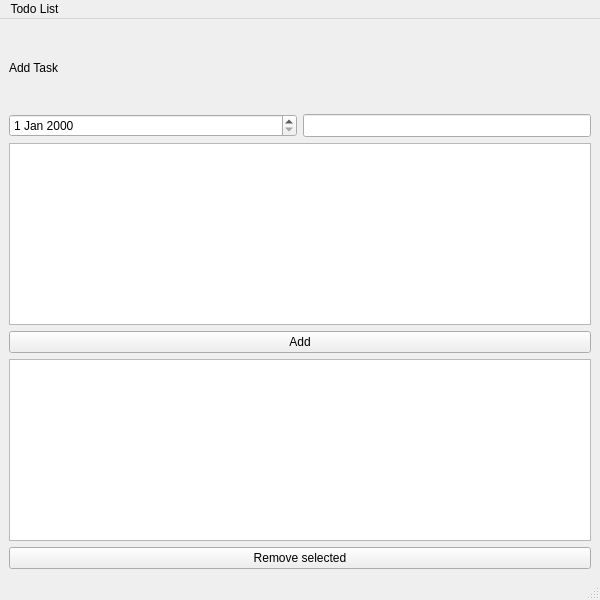
<?xml version="1.0" encoding="UTF-8"?>
<ui version="4.0">
 <class>MainWindow</class>
 <widget class="QMainWindow" name="MainWindow">
  <property name="geometry">
   <rect>
    <x>0</x>
    <y>0</y>
    <width>600</width>
    <height>600</height>
   </rect>
  </property>
  <property name="sizePolicy">
   <sizepolicy hsizetype="Expanding" vsizetype="Expanding">
    <horstretch>0</horstretch>
    <verstretch>0</verstretch>
   </sizepolicy>
  </property>
  <property name="windowTitle">
   <string>MainWindow</string>
  </property>
  <widget class="QWidget" name="centralwidget">
   <property name="sizePolicy">
    <sizepolicy hsizetype="Expanding" vsizetype="Expanding">
     <horstretch>0</horstretch>
     <verstretch>0</verstretch>
    </sizepolicy>
   </property>
   <layout class="QVBoxLayout" name="verticalLayout">
    <item>
     <layout class="QVBoxLayout" name="verticalLayout_3">
      <item>
       <layout class="QGridLayout" name="gridLayout">
        <item row="0" column="1">
         <widget class="QLabel" name="logoLabel">
          <property name="sizePolicy">
           <sizepolicy hsizetype="Expanding" vsizetype="Expanding">
            <horstretch>0</horstretch>
            <verstretch>0</verstretch>
           </sizepolicy>
          </property>
          <property name="minimumSize">
           <size>
            <width>50</width>
            <height>80</height>
           </size>
          </property>
          <property name="maximumSize">
           <size>
            <width>100</width>
            <height>160</height>
           </size>
          </property>
          <property name="pixmap">
           <pixmap>:/icons/Cute-character.png</pixmap>
          </property>
          <property name="scaledContents">
           <bool>true</bool>
          </property>
          <property name="alignment">
           <set>Qt::AlignmentFlag::AlignRight|Qt::AlignmentFlag::AlignTrailing|Qt::AlignmentFlag::AlignVCenter</set>
          </property>
         </widget>
        </item>
        <item row="0" column="0">
         <widget class="QLabel" name="label">
          <property name="sizePolicy">
           <sizepolicy hsizetype="Expanding" vsizetype="Expanding">
            <horstretch>0</horstretch>
            <verstretch>0</verstretch>
           </sizepolicy>
          </property>
          <property name="text">
           <string>Add Task</string>
          </property>
         </widget>
        </item>
       </layout>
      </item>
      <item>
       <layout class="QHBoxLayout" name="horizontalLayout_2">
        <item>
         <widget class="QDateEdit" name="dateEdit">
          <property name="sizePolicy">
           <sizepolicy hsizetype="Expanding" vsizetype="Expanding">
            <horstretch>0</horstretch>
            <verstretch>0</verstretch>
           </sizepolicy>
          </property>
         </widget>
        </item>
        <item>
         <widget class="QLineEdit" name="lineEdit">
          <property name="sizePolicy">
           <sizepolicy hsizetype="Expanding" vsizetype="Expanding">
            <horstretch>0</horstretch>
            <verstretch>0</verstretch>
           </sizepolicy>
          </property>
         </widget>
        </item>
       </layout>
      </item>
      <item>
       <widget class="QPlainTextEdit" name="plainTextEdit">
        <property name="sizePolicy">
         <sizepolicy hsizetype="Expanding" vsizetype="Expanding">
          <horstretch>0</horstretch>
          <verstretch>0</verstretch>
         </sizepolicy>
        </property>
       </widget>
      </item>
      <item>
       <widget class="QPushButton" name="pushButton">
        <property name="sizePolicy">
         <sizepolicy hsizetype="Expanding" vsizetype="Expanding">
          <horstretch>0</horstretch>
          <verstretch>0</verstretch>
         </sizepolicy>
        </property>
        <property name="text">
         <string>Add</string>
        </property>
        <property name="icon">
         <iconset>
          <normaloff>:/icons/Add-task.png</normaloff>:/icons/Add-task.png</iconset>
        </property>
       </widget>
      </item>
      <item>
       <widget class="QListWidget" name="listWidget">
        <property name="sizePolicy">
         <sizepolicy hsizetype="Expanding" vsizetype="Expanding">
          <horstretch>0</horstretch>
          <verstretch>0</verstretch>
         </sizepolicy>
        </property>
       </widget>
      </item>
      <item>
       <widget class="QPushButton" name="pushButton_2">
        <property name="sizePolicy">
         <sizepolicy hsizetype="Expanding" vsizetype="Expanding">
          <horstretch>0</horstretch>
          <verstretch>0</verstretch>
         </sizepolicy>
        </property>
        <property name="text">
         <string>Remove selected</string>
        </property>
        <property name="icon">
         <iconset>
          <normaloff>:/icons/Delete-task.png</normaloff>:/icons/Delete-task.png</iconset>
        </property>
       </widget>
      </item>
     </layout>
    </item>
   </layout>
  </widget>
  <widget class="QMenuBar" name="menubar">
   <property name="geometry">
    <rect>
     <x>0</x>
     <y>0</y>
     <width>600</width>
     <height>24</height>
    </rect>
   </property>
   <property name="sizePolicy">
    <sizepolicy hsizetype="Expanding" vsizetype="Expanding">
     <horstretch>0</horstretch>
     <verstretch>0</verstretch>
    </sizepolicy>
   </property>
   <widget class="QMenu" name="menuTodo_List">
    <property name="sizePolicy">
     <sizepolicy hsizetype="Expanding" vsizetype="Expanding">
      <horstretch>0</horstretch>
      <verstretch>0</verstretch>
     </sizepolicy>
    </property>
    <property name="title">
     <string>Todo List</string>
    </property>
   </widget>
   <addaction name="menuTodo_List"/>
  </widget>
  <widget class="QStatusBar" name="statusbar">
   <property name="sizePolicy">
    <sizepolicy hsizetype="Expanding" vsizetype="Expanding">
     <horstretch>0</horstretch>
     <verstretch>0</verstretch>
    </sizepolicy>
   </property>
  </widget>
 </widget>
 <resources>
  <include location="../resources.qrc"/>
  <include location="../resources.qrc"/>
 </resources>
 <connections/>
</ui>
